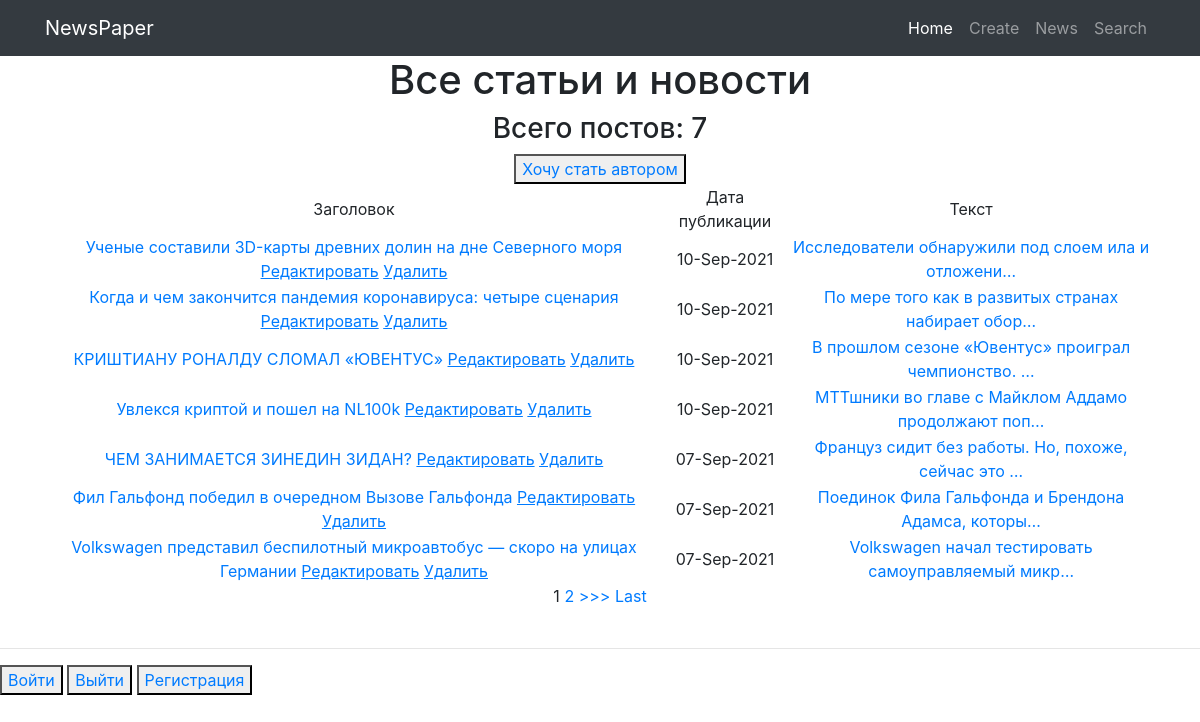
Before: /news/ with the older database file.
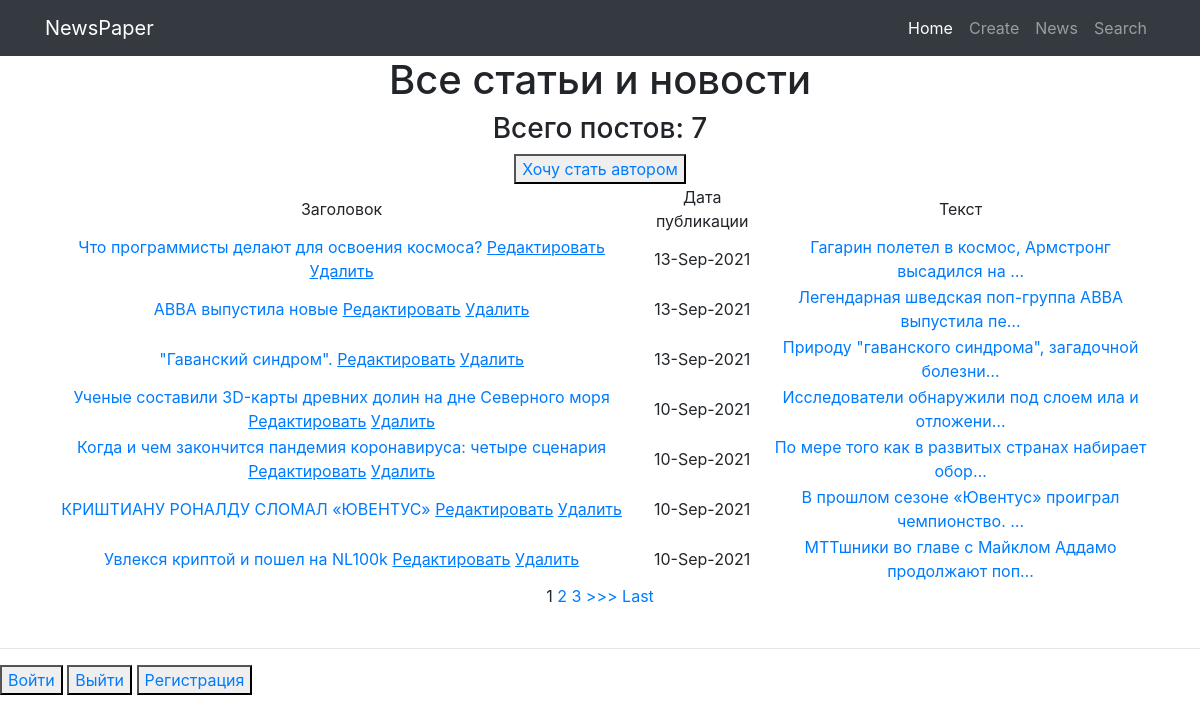
After: the same page with the newer database file.
### myapp/models.py (models this page shows, shortened)
class Post(models.Model):
    author = models.ForeignKey(Author, on_delete= models.CASCADE)
    NEWS = 'NW'
    ARTICLE = 'AR'
    CATEGORY_CHOICE = (
        (NEWS, 'Новость'),
        (ARTICLE, 'Статья'),
    )
    categoryType = models.CharField(max_length=2,choices= CATEGORY_CHOICE, default= ARTICLE)
    dateCreation = models.DateTimeField(auto_now_add= True)
    postCategory = models.ManyToManyField(Category, through='PostCategory')
    title = models.CharField(max_length=128)
    text = models.TextField()
    rating = models.SmallIntegerField(default=0)

### myapp/views.py (the view, shortened to what this page needs)
# urls.py: path('', PostList.as_view()),
class PostList(ListView):
    model = Post
    template_name = 'posts.html'
    context_object_name = 'posts'
    queryset = Post.objects.order_by('-id') #  сортируем, еще можно через ordering = ['-id']
    paginate_by = 7 # поставим постраничный вывод в n-элемент
    form_class = PostForm
    def get_context_data(self,**kwargs):
        context = super().get_context_data(**kwargs) # забираем отфильтрованные объекты переопределяя метод get_context_data у наследуемого класса
        context['filter']= PostFilter(self.request.GET, queryset=self.get_queryset())
        context['form'] = PostForm()
        context['is_not_authors'] = not self.request.user.groups.filter(name='authors').exists()
        return context

### myapp/templatetags/custom_filters.py (called while the page is built)
@register.filter(name='censor')
def censor(value):
    cens_words = [
        'сторис',
        'подушка',
        'вещей',
        'Джо',
    ]
    for word in cens_words:
        if word in value:
            value = value.replace(word, '_#&#!!*&$_')
    return value

### templates/posts.html (shortened to what this page needs)
{% extends 'flatpages/default.html' %}
{% load custom_filters %}
{% block content %}
    <h1>Все статьи и новости</h1>
    <h3> Всего постов: {{ posts|length }}</h3>
    {% if is_not_authors %}
    <button><a href="{% url 'upgrade' %}">Хочу стать автором</a></button>
    {% endif %}
    {% if posts %}
    <table>
        <tr>
            <td>Заголовок</td>
            <td>Дата публикации</td>
            <td>Текст</td>
        </tr>
        {% for post in posts %}
            <tr>
                <td>
                    <a href="{% url 'post_detail' post.id %}">{{ post.title|censor }}</a>
                    <a href="{% url 'post_update' post.id %}"><u>Редактировать</u></a>
                    <a href="{% url 'post_delete' post.id %}"><u>Удалить</u></a>
                </td>
                <td>{{ post.dateCreation|date:'d-M-Y'}}</td>
                <td><a href="/news/{{post.id}}">{{ post.text|truncatechars:50|censor }}</a></td>
            </tr>
        {% endfor %}
    </table>
    {% else %}
        <h3>Постов пока нет</h3>
    {% endif %}
    {% if is_paginated %}
        {% for num in page_obj.paginator.page_range %}
            {% if page_obj.number == num %}
                <a>{{ num }}</a>
            {% elif num > page_obj.number|add:'-3' and num < page_obj.number|add:'3' %}
                <a href="?page={{ num }}">{{ num }}</a>
            {% endif %}
        {% endfor %}
        {% if page_obj.has_next %}
            <a href="?page={{ page_obj.next_page_number }}">>>></a>
            <a href="?page={{ page_obj.paginator.num_pages }}">Last</a>
        {% endif %}
    {% endif %}
{% endblock content %}

Changed rows visible on the page:
no longer on this page (row unchanged): Post: title|censor "ЧЕМ ЗАНИМАЕТСЯ ЗИНЕДИН ЗИДАН?", dateCreation "07-Sep-2021", text|censor "Француз сидит без работы. Но, похоже, сейчас это …"
no longer on this page (row unchanged): Post: title|censor "Фил Гальфонд победил в очередном Вызове Гальфонда", dateCreation "07-Sep-2021", text|censor "Поединок Фила Гальфонда и Брендона Адамса, которы…"
no longer on this page (row unchanged): Post: title|censor "Volkswagen представил беспилотный микроавтобус — скоро на улицах Германии", dateCreation "07-Sep-2021", text|censor "Volkswagen начал тестировать самоуправляемый микр…"
added Post: title|censor "Что программисты делают для освоения космоса?", dateCreation "13-Sep-2021", text|censor "Гагарин полетел в космос, Армстронг высадился на …"
added Post: title|censor "ABBA выпустила новые", dateCreation "13-Sep-2021", text|censor "Легендарная шведская поп-группа ABBA выпустила пе…"
added Post: title|censor "\"Гаванский синдром\".", dateCreation "13-Sep-2021", text|censor "Природу \"гаванского синдрома\", загадочной болезни…"
Other visible differences:
new list line: "3"
